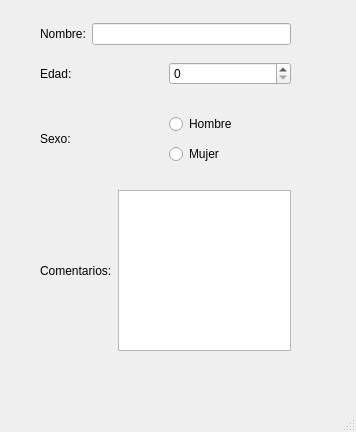
<?xml version="1.0" encoding="UTF-8"?>
<ui version="4.0">
 <class>MainWindow</class>
 <widget class="QMainWindow" name="MainWindow">
  <property name="geometry">
   <rect>
    <x>0</x>
    <y>0</y>
    <width>356</width>
    <height>432</height>
   </rect>
  </property>
  <property name="windowTitle">
   <string>MainWindow</string>
  </property>
  <widget class="QWidget" name="centralwidget">
   <widget class="QWidget" name="">
    <property name="geometry">
     <rect>
      <x>40</x>
      <y>20</y>
      <width>251</width>
      <height>28</height>
     </rect>
    </property>
    <layout class="QHBoxLayout" name="horizontalLayout">
     <item>
      <widget class="QLabel" name="label">
       <property name="text">
        <string>Nombre:</string>
       </property>
      </widget>
     </item>
     <item>
      <widget class="QLineEdit" name="lineEdit"/>
     </item>
    </layout>
   </widget>
   <widget class="QWidget" name="">
    <property name="geometry">
     <rect>
      <x>40</x>
      <y>60</y>
      <width>251</width>
      <height>28</height>
     </rect>
    </property>
    <layout class="QHBoxLayout" name="horizontalLayout_2">
     <item>
      <widget class="QLabel" name="label_2">
       <property name="text">
        <string>Edad:</string>
       </property>
      </widget>
     </item>
     <item>
      <widget class="QSpinBox" name="spinBox"/>
     </item>
    </layout>
   </widget>
   <widget class="QWidget" name="">
    <property name="geometry">
     <rect>
      <x>40</x>
      <y>190</y>
      <width>251</width>
      <height>161</height>
     </rect>
    </property>
    <layout class="QHBoxLayout" name="horizontalLayout_3">
     <item>
      <widget class="QLabel" name="label_4">
       <property name="text">
        <string>Comentarios:</string>
       </property>
      </widget>
     </item>
     <item>
      <widget class="QTextEdit" name="textEdit"/>
     </item>
    </layout>
   </widget>
   <widget class="QWidget" name="">
    <property name="geometry">
     <rect>
      <x>40</x>
      <y>110</y>
      <width>251</width>
      <height>58</height>
     </rect>
    </property>
    <layout class="QHBoxLayout" name="horizontalLayout_4">
     <item>
      <widget class="QLabel" name="label_3">
       <property name="text">
        <string>Sexo:</string>
       </property>
      </widget>
     </item>
     <item>
      <layout class="QVBoxLayout" name="verticalLayout">
       <item>
        <widget class="QRadioButton" name="radioButton">
         <property name="text">
          <string>Hombre</string>
         </property>
        </widget>
       </item>
       <item>
        <widget class="QRadioButton" name="radioButton_2">
         <property name="text">
          <string>Mujer</string>
         </property>
        </widget>
       </item>
      </layout>
     </item>
    </layout>
   </widget>
  </widget>
  <widget class="QMenuBar" name="menubar">
   <property name="geometry">
    <rect>
     <x>0</x>
     <y>0</y>
     <width>356</width>
     <height>33</height>
    </rect>
   </property>
  </widget>
  <widget class="QStatusBar" name="statusbar"/>
 </widget>
 <resources/>
 <connections/>
</ui>
